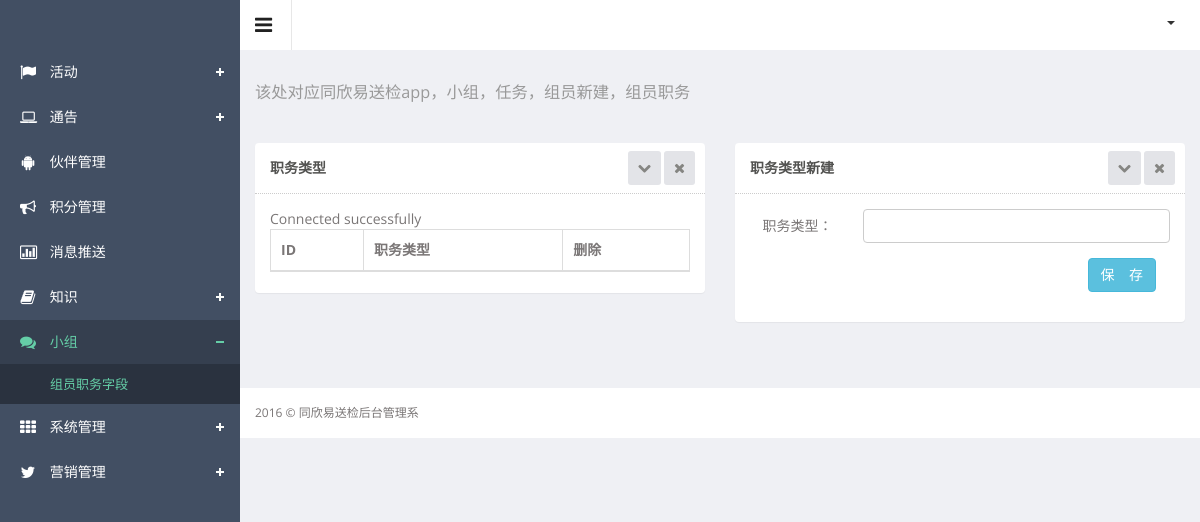
/admin/plus/zyzwzd.php, run on an earlier commit of the app's database.
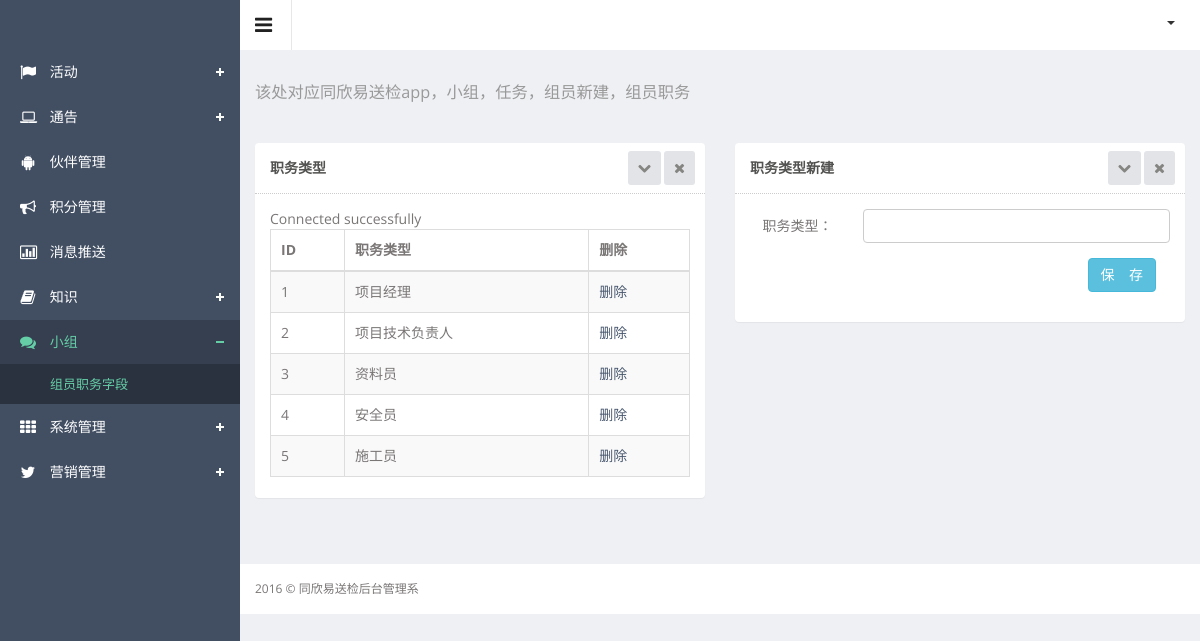
And on a later commit of the database.
### admin/plus/zyzwzd.php (the view, shortened to what the changed rows need)
<!DOCTYPE html>
<html lang="en">
<head>
  <link href="../css/style.css" rel="stylesheet">
  <link href="../css/style-responsive.css" rel="stylesheet">
  <link rel="stylesheet" href="../js/data-tables/DT_bootstrap.css" />
</head>
<body class="sticky-header">
<section>
    <div class="main-content" >
        <div class="wrapper">
        	<div class="row">
                <div class="col-md-6">
                    <section class="panel">
                        <div class="panel-body">
                        	<div class="adv-table editable-table ">
                        		<table class="table table-striped table-hover table-bordered" id="editable-sample">
                        			<thead>
                        				<tr>
                        					<th>ID</th>
                        					<th>职务类型</th>
                        					<th>删除</th>
                        				</tr>
                        			</thead>
                        			<tbody>
                        				<?php
                        					require("../../conn.php");
                        					$sql = "select * from 组员职务  ";
                        					$result = $conn->query($sql);
                        					while($row = $result->fetch_assoc()) {
                        				?>
                        				<tr class="">
                        					<td><?php echo $row["id"];?></td>
                        					<td><?php echo $row["职务类型"];?></td>
                        					<td><a class="lxschu" sjc="<?php echo $row["时间戳"];?>">删除</a></td>
                        				</tr>
                        				<?php
																	}
																?>
                        			</tbody>
                        		</table>
                        	</div>
                        </div>
                    </section>
                </div>
            </div>
        </div>
    </div>
</section>
</body>
</html>

What changed in the data, as far as the page shows it:
added 组员职务: id "1", 职务类型 "项目经理"
added 组员职务: id "2", 职务类型 "项目技术负责人"
added 组员职务: id "3", 职务类型 "资料员"
added 组员职务: id "4", 职务类型 "安全员"
added 组员职务: id "5", 职务类型 "施工员"
